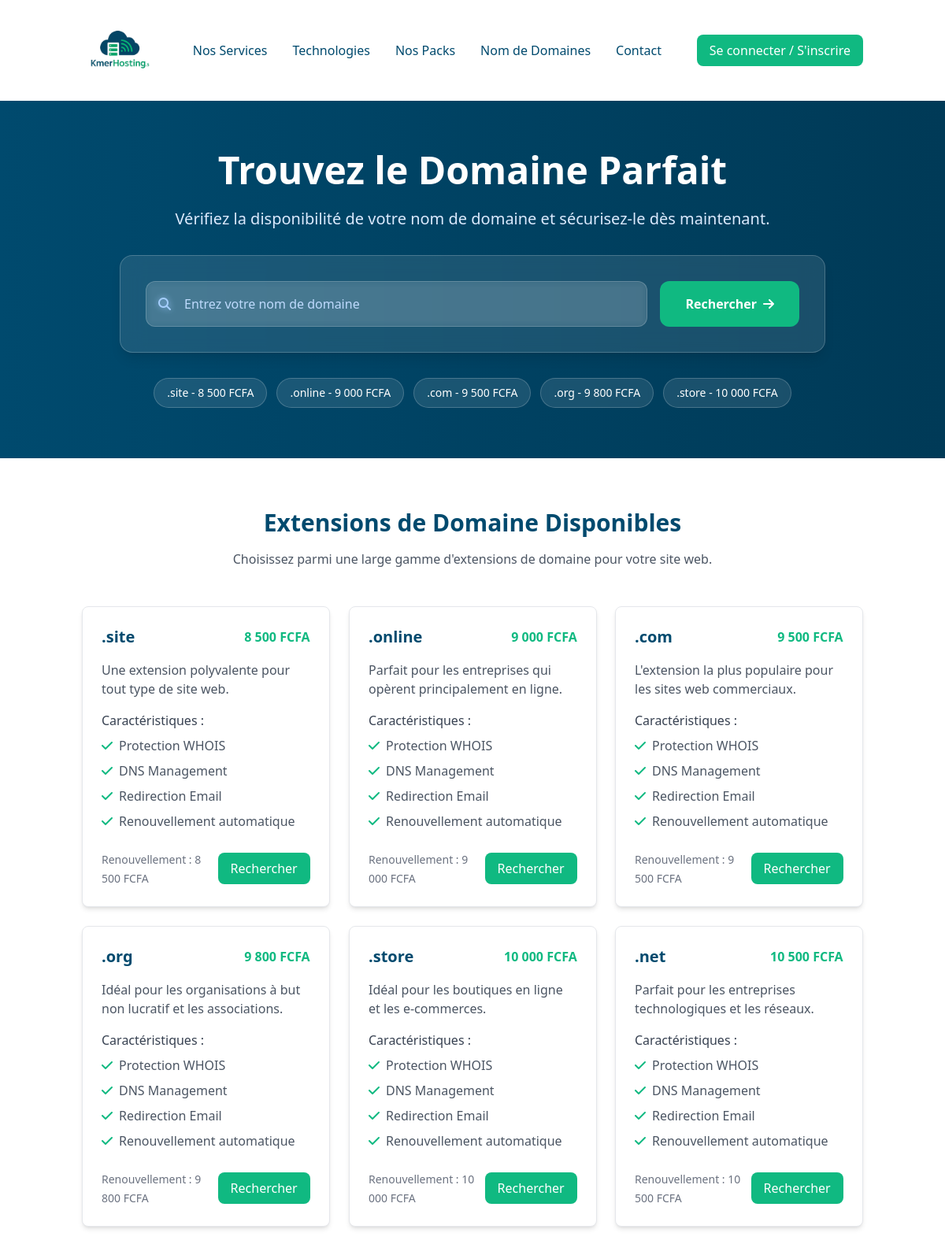
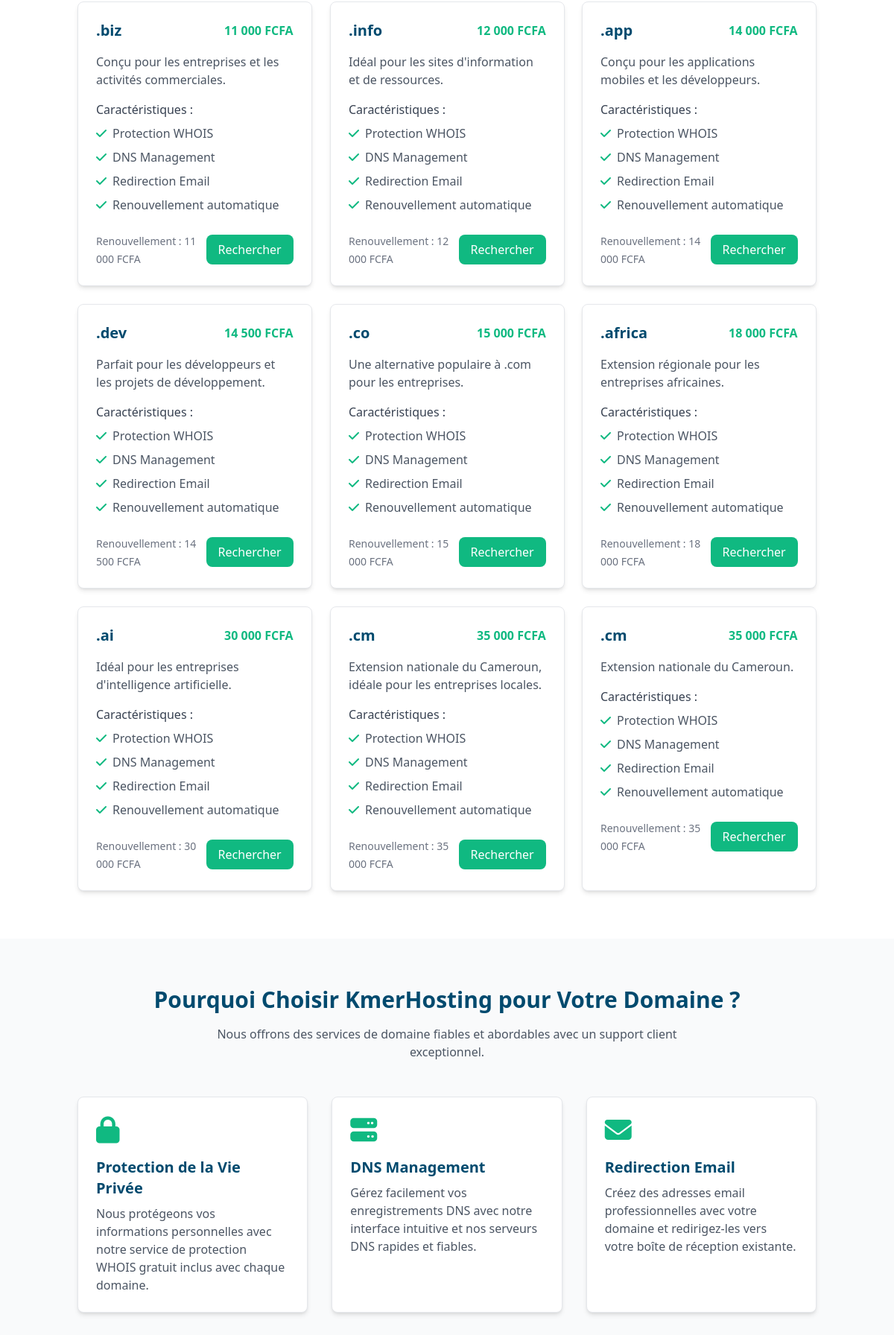
Page /domain-search.php (upper part) on the committed database (2 pictures, top to bottom).
### tables this page shows
CREATE TABLE IF NOT EXISTS `domain_packages` (
  `id` int(11) NOT NULL AUTO_INCREMENT,
  `extension` varchar(20) NOT NULL,
  `price` decimal(10,2) NOT NULL,
  `renewal_price` decimal(10,2) NOT NULL,
  `description` text NOT NULL,
  `features` text NOT NULL,
  `popular` tinyint(1) NOT NULL DEFAULT '0',
  PRIMARY KEY (`id`)
);

### domain-search.php (the view, shortened to what this page needs)
<?php
require_once 'backend/functions.php';
$sql = "SELECT * FROM domain_packages ORDER BY price ASC";
$result = $conn->query($sql);
$allDomains = [];
while ($row = $result->fetch_assoc()) {
    $allDomains[] = $row;
}
$popularDomains = array_slice($allDomains, 0, 5);
require_once 'includes/domain_search_header.php';
?>
<main class="flex-grow">
    <section class="relative bg-gradient-to-r from-kmerblue to-kmerblue-dark text-white py-16 overflow-hidden">
        <div id="particles-js" class="absolute inset-0 z-0"></div>
        <div class="container mx-auto px-4 relative z-10">
            <div class="max-w-4xl mx-auto text-center">
                <h1 class="text-4xl md:text-5xl font-bold mb-6 text-white">Trouvez le Domaine Parfait</h1>
                <p class="text-xl mb-8 text-blue-100">Vérifiez la disponibilité de votre nom de domaine et sécurisez-le dès maintenant.</p>
                <div class="bg-white/10 backdrop-blur-md rounded-2xl shadow-lg p-8 mb-8 border border-white/20">
                    <form id="domain-search-form" class="flex flex-col md:flex-row gap-4">
                        <div class="flex-grow relative">
                            <div class="absolute inset-y-0 left-0 pl-4 flex items-center pointer-events-none">
                                <i class="fas fa-search text-blue-300"></i>
                            </div>
                            <input type="text" id="domain-name" name="domain"
                                placeholder="Entrez votre nom de domaine"
                                class="w-full pl-12 pr-4 py-4 rounded-xl bg-white/10 backdrop-blur-sm border border-white/20 text-white placeholder-blue-200 focus:outline-none focus:ring-2 focus:ring-kmergreen focus:border-transparent transition-all duration-300">
                        </div>
                        <button type="submit" class="cyber-button bg-kmergreen hover:bg-kmergreen-dark text-white font-bold py-4 px-8 rounded-xl transition-all duration-300 transform hover:scale-105 flex items-center justify-center group">
                            <span class="mr-2">Rechercher</span>
                            <i class="fas fa-arrow-right transition-transform duration-300 group-hover:translate-x-1"></i>
                        </button>
                    </form>
                </div>
                <div class="flex flex-wrap justify-center gap-3">
                    <?php foreach ($popularDomains as $domain): ?>
                    <span class="bg-white/10 backdrop-blur-sm text-white px-4 py-2 rounded-full text-sm font-medium border border-white/20 hover:bg-white/20 transition-all duration-300 cursor-pointer domain-tag" data-extension="<?php echo $domain['extension']; ?>">
                        <?php echo $domain['extension']; ?> - <?php echo number_format($domain['price'], 0, ',', ' '); ?> FCFA
                    </span>
                    <?php endforeach; ?>
                </div>
            </div>
        </div>
    </section>
    <section class="py-16 bg-white">
        <div class="container mx-auto px-4">
            <div class="text-center mb-12">
                <h2 class="text-3xl font-bold mb-4 text-kmerblue">Extensions de Domaine Disponibles</h2>
                <p class="text-gray-600 max-w-2xl mx-auto">Choisissez parmi une large gamme d'extensions de domaine pour votre site web.</p>
            </div>
            <div class="grid grid-cols-1 md:grid-cols-2 lg:grid-cols-3 xl:grid-cols-4 gap-6">
                <?php foreach ($allDomains as $domain): ?>
                <div class="bg-white rounded-lg shadow-md border border-gray-200 overflow-hidden transition-all duration-300 hover:shadow-lg hover:border-kmergreen domain-card">
                    <div class="p-6">
                        <div class="flex justify-between items-center mb-4">
                            <h3 class="text-xl font-bold text-kmerblue"><?php echo $domain['extension']; ?></h3>
                            <span class="text-kmergreen font-bold"><?php echo number_format($domain['price'], 0, ',', ' '); ?> FCFA</span>
                        </div>
                        <p class="text-gray-600 mb-4"><?php echo $domain['description']; ?></p>
                        <div class="mb-6">
                            <h4 class="font-medium text-gray-700 mb-2">Caractéristiques :</h4>
                            <ul class="space-y-2">
                                <?php
                                $features = explode(',', $domain['features']);
                                foreach ($features as $feature):
                                ?>
                                <li class="flex items-center">
                                    <i class="fas fa-check text-kmergreen mr-2"></i>
                                    <span class="text-gray-600"><?php echo $feature; ?></span>
                                </li>
                                <?php endforeach; ?>
                            </ul>
                        </div>
                        <div class="flex justify-between items-center">
                            <div>
                                <span class="text-sm text-gray-500">Renouvellement : <?php echo number_format($domain['renewal_price'], 0, ',', ' '); ?> FCFA</span>
                            </div>
                            <button type="button" class="search-with-extension bg-kmergreen hover:bg-kmergreen-dark text-white font-medium py-2 px-4 rounded-lg transition duration-300 transform hover:scale-105" data-extension="<?php echo $domain['extension']; ?>">
                                Rechercher
                            </button>
                        </div>
                    </div>
                </div>
                <?php endforeach; ?>
            </div>
        </div>
    </section>
    <section class="py-16 bg-gray-50">
        <div class="container mx-auto px-4">
            <div class="text-center mb-12">
                <h2 class="text-3xl font-bold mb-4 text-kmerblue">Pourquoi Choisir KmerHosting pour Votre Domaine ?</h2>
                <p class="text-gray-600 max-w-2xl mx-auto">Nous offrons des services de domaine fiables et abordables avec un support client exceptionnel.</p>
            </div>
            <div class="grid grid-cols-1 md:grid-cols-2 lg:grid-cols-3 gap-8">
                <div class="bg-white p-6 rounded-lg shadow-md border border-gray-200 hover:shadow-lg hover:border-kmergreen transition-all duration-300 transform hover:scale-105">
                    <div class="text-kmergreen text-4xl mb-4">
                        <i class="fas fa-lock"></i>
                    </div>
                    <h3 class="text-xl font-bold mb-2 text-kmerblue">Protection de la Vie Privée</h3>
                    <p class="text-gray-600">Nous protégeons vos informations personnelles avec notre service de protection WHOIS gratuit inclus avec chaque domaine.</p>
                </div>
                <div class="bg-white p-6 rounded-lg shadow-md border border-gray-200 hover:shadow-lg hover:border-kmergreen transition-all duration-300 transform hover:scale-105">
                    <div class="text-kmergreen text-4xl mb-4">
                        <i class="fas fa-server"></i>
                    </div>
                    <h3 class="text-xl font-bold mb-2 text-kmerblue">DNS Management</h3>
                    <p class="text-gray-600">Gérez facilement vos enregistrements DNS avec notre interface intuitive et nos serveurs DNS rapides et fiables.</p>
                </div>
                <div class="bg-white p-6 rounded-lg shadow-md border border-gray-200 hover:shadow-lg hover:border-kmergreen transition-all duration-300 transform hover:scale-105">
                    <div class="text-kmergreen text-4xl mb-4">
                        <i class="fas fa-envelope"></i>
                    </div>
                    <h3 class="text-xl font-bold mb-2 text-kmerblue">Redirection Email</h3>
                    <p class="text-gray-600">Créez des adresses email professionnelles avec votre domaine et redirigez-les vers votre boîte de réception existante.</p>
                </div>
            </div>
        </div>
    </section>
</main>
<link rel="stylesheet" href="https://cdnjs.cloudflare.com/ajax/libs/particles.js/2.0.0/particles.min.css">
<?php
require_once 'includes/footer.php';
?>

### includes/domain_search_header.php (style rules this page uses)
html { scroll-behavior: smooth; }

### domain-search.php (style rules this page uses)
.cyber-button { position: relative; overflow: hidden; }
.cyber-button::before { content: ''; position: absolute; top: 0; left: -100%; width: 100%; height: 100%; background: linear-gradient(90deg, transparent, rgba(255, 255, 255, 0.2), transparent); transition: 0.5s; }
.domain-card { transform: perspective(1000px) rotateY(0deg); transition: transform 0.5s ease; }

### rows in the picture
domain_packages: extension ".site", price "8 500", description "Une extension polyvalente pour tout type de site web.", features "Protection WHOIS", features "DNS Management", features "Redirection Email", features "Renouvellement automatique", renewal_price "8 500"
domain_packages: extension ".online", price "9 000", description "Parfait pour les entreprises qui opèrent principalement en ligne.", features "Protection WHOIS", features "DNS Management", features "Redirection Email", features "Renouvellement automatique", renewal_price "9 000"
domain_packages: extension ".com", price "9 500", description "L'extension la plus populaire pour les sites web commerciaux.", features "Protection WHOIS", features "DNS Management", features "Redirection Email", features "Renouvellement automatique", renewal_price "9 500"
domain_packages: extension ".org", price "9 800", description "Idéal pour les organisations à but non lucratif et les associations.", features "Protection WHOIS", features "DNS Management", features "Redirection Email", features "Renouvellement automatique", renewal_price "9 800"
domain_packages: extension ".store", price "10 000", description "Idéal pour les boutiques en ligne et les e-commerces.", features "Protection WHOIS", features "DNS Management", features "Redirection Email", features "Renouvellement automatique", renewal_price "10 000"
domain_packages: extension ".net", price "10 500", description "Parfait pour les entreprises technologiques et les réseaux.", features "Protection WHOIS", features "DNS Management", features "Redirection Email", features "Renouvellement automatique", renewal_price "10 500"
domain_packages: extension ".biz", price "11 000", description "Conçu pour les entreprises et les activités commerciales.", features "Protection WHOIS", features "DNS Management", features "Redirection Email", features "Renouvellement automatique", renewal_price "11 000"
domain_packages: extension ".info", price "12 000", description "Idéal pour les sites d'information et de ressources.", features "Protection WHOIS", features "DNS Management", features "Redirection Email", features "Renouvellement automatique", renewal_price "12 000"
domain_packages: extension ".app", price "14 000", description "Conçu pour les applications mobiles et les développeurs.", features "Protection WHOIS", features "DNS Management", features "Redirection Email", features "Renouvellement automatique", renewal_price "14 000"
domain_packages: extension ".dev", price "14 500", description "Parfait pour les développeurs et les projets de développement.", features "Protection WHOIS", features "DNS Management", features "Redirection Email", features "Renouvellement automatique", renewal_price "14 500"
domain_packages: extension ".co", price "15 000", description "Une alternative populaire à .com pour les entreprises.", features "Protection WHOIS", features "DNS Management", features "Redirection Email", features "Renouvellement automatique", renewal_price "15 000"
domain_packages: extension ".africa", price "18 000", description "Extension régionale pour les entreprises africaines.", features "Protection WHOIS", features "DNS Management", features "Redirection Email", features "Renouvellement automatique", renewal_price "18 000"
domain_packages: extension ".ai", price "30 000", description "Idéal pour les entreprises d'intelligence artificielle.", features "Protection WHOIS", features "DNS Management", features "Redirection Email", features "Renouvellement automatique", renewal_price "30 000"
domain_packages: extension ".cm", price "35 000", description "Extension nationale du Cameroun, idéale pour les entreprises locales.", features "Protection WHOIS", features "DNS Management", features "Redirection Email", features "Renouvellement automatique", renewal_price "35 000"
domain_packages: extension ".cm", price "35 000", description "Extension nationale du Cameroun.", features "Protection WHOIS", features "DNS Management", features "Redirection Email", features "Renouvellement automatique", renewal_price "35 000"
